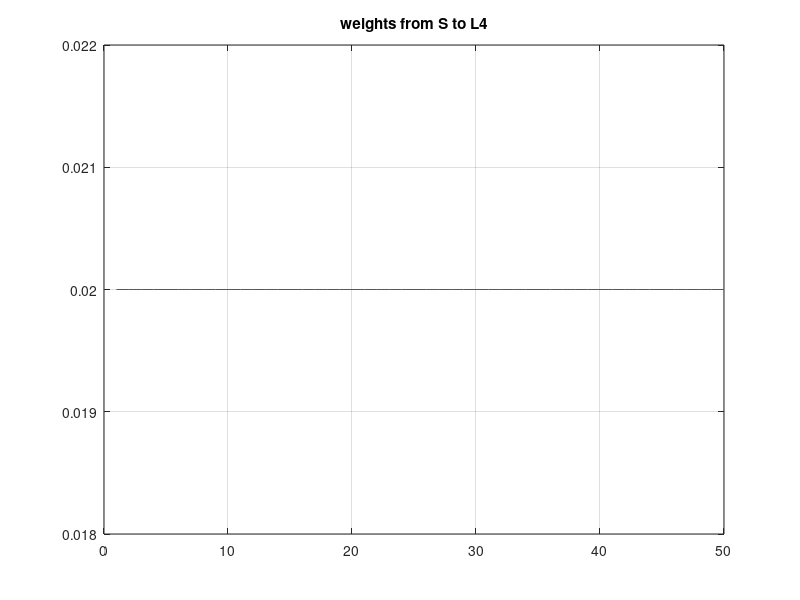
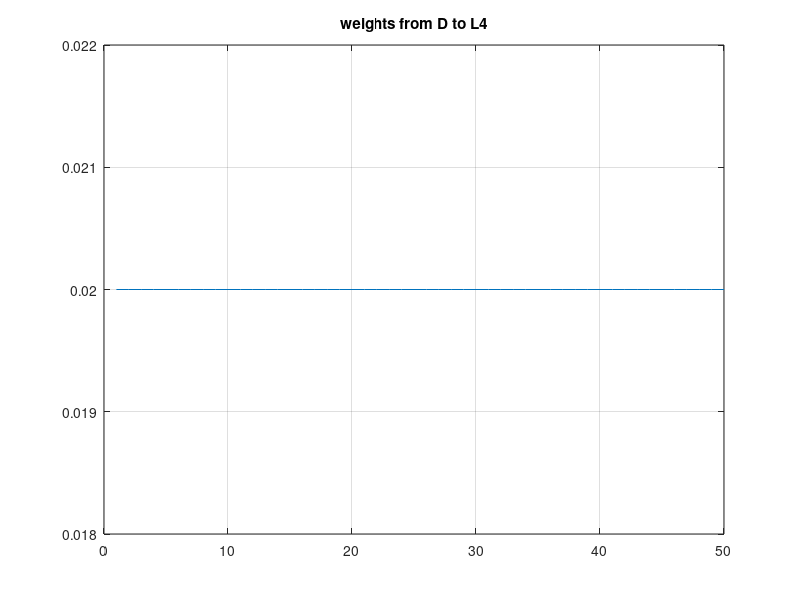
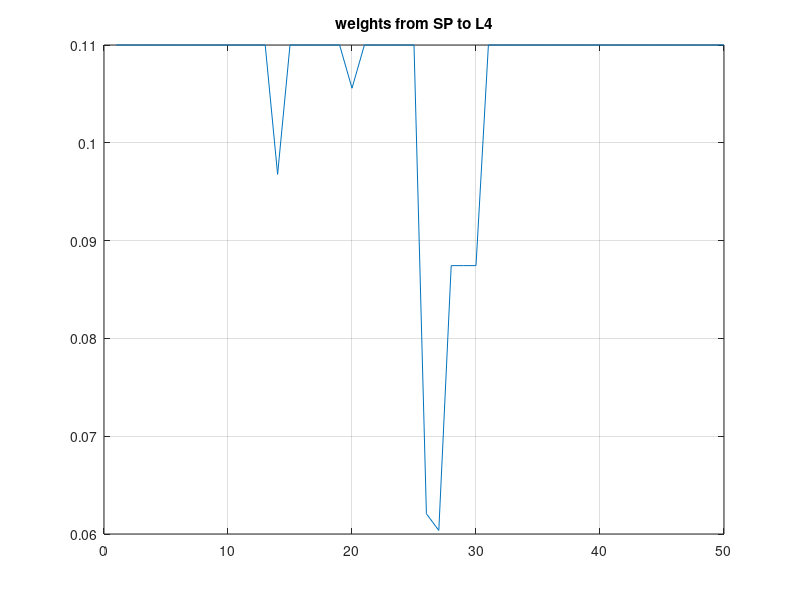

Here is the MATLAB script that generated these plots, in order:
function longterm_projecct4

        weights_from_S_to_L4 = [];
        weights_from_D_to_L4 = [];
        weights_from_SP_to_L4 = [];

        weight_S_to_SP = 0.2;
        weight_D_to_SP = 0.2;

        weight_SP_to_L4 = 0.11;
        weight_S_to_L4 = 0.02;
        weight_D_to_L4 = 0.02;

        a_LTP = 0.015;
        tau_LTP = 13;

        a_LTD = 0.021;
        tau_LTD = 20;


        for p=1:50 % for 9 minutes for now
            stimulus_decider = randi([1,100]);
            spike_train_of_thalamus_S = [];
            spike_train_of_thalamus_D = [];

            voltage_for_sp_for_single_stimulus = [];

            if stimulus_decider >= 90
                % Deviant stimulus
                spike_for_S = binornd(1, 2.5/1000, 1,1000);
                spike_for_D = binornd(1, 10/1000, 1,1000);
            else 
                % Standard stimulus
                spike_for_S = binornd(1, 10/1000, 1,1000);
                spike_for_D = binornd(1, 2.5/1000, 1,1000);
            end

            % 50 ms stimulus
            k_t1 = get_kernel2(spike_for_S);
            g_t1 = conv(k_t1, spike_for_S);
            g_t1 = g_t1(1,1:50);
            g_t1 = shift_by_2(g_t1);

            k_t2 = get_kernel2(spike_for_D);
            g_t2 = conv(k_t2, spike_for_D);
            g_t2 = g_t2(1,1:50);
            g_t2 = shift_by_2(g_t2);


            spike_for_S = spike_for_S(1,1:50);
            spike_for_S = shift_by_2(spike_for_S);
            
            spike_for_D = spike_for_D(1, 1:50);
            spike_for_D = shift_by_2(spike_for_D);
        
        
        spike_train_of_thalamus_S = [spike_train_of_thalamus_S, spike_for_S];
        spike_train_of_thalamus_D = [spike_train_of_thalamus_D, spike_for_D];

        voltage_when_stimulus = g_t1.*(weight_S_to_SP*spike_for_S) + g_t2.*(weight_D_to_SP*spike_for_D);
        voltage_for_sp_for_single_stimulus = [voltage_for_sp_for_single_stimulus, voltage_when_stimulus];
   

        % 50 ms no stimulus
        spike_for_S = binornd(1, 0.5/1000, 1,1000);
        spike_for_D = binornd(1, 0.5/1000, 1,1000);
        
        

        k_t1 = get_kernel(spike_for_S);
        g_t1 = conv(k_t1, spike_for_S);
        g_t1 = g_t1(1,1:250);
        g_t1 = shift_by_2(g_t1);

        k_t2 = get_kernel(spike_for_D);
        g_t2 = conv(k_t2, spike_for_D);
        g_t2 = g_t2(1,1:250);
        g_t2 = shift_by_2(g_t2);

        spike_for_S = spike_for_S(1,1:250);
        spike_for_S = shift_by_2(spike_for_S);
        
        spike_for_D = spike_for_D(1, 1:250);
        spike_for_D = shift_by_2(spike_for_D);

        spike_train_of_thalamus_S = [spike_train_of_thalamus_S, spike_for_S];
        spike_train_of_thalamus_D = [spike_train_of_thalamus_D, spike_for_D];


        voltage_when_no_stimulus = g_t1.*(weight_S_to_SP*spike_for_S) + g_t2.*(weight_D_to_SP*spike_for_D);
        voltage_for_sp_for_single_stimulus= [ voltage_for_sp_for_single_stimulus, voltage_when_no_stimulus];
        
         % decrease 10% for every voltage to account for leak 
        for i=1:300
            voltage_for_sp_for_single_stimulus(1,i) = voltage_for_sp_for_single_stimulus(1,i) - (0.1*voltage_for_sp_for_single_stimulus(1,i));
        end

    [voltage_for_sp_total, spike_train_for_SP] = decrease_voltage_for_20ms_after_spike(voltage_for_sp_for_single_stimulus);



        % L4 voltage
        % from S, from D, from SP
        k_t3 = get_kernel2(spike_train_of_thalamus_S);
        g_t3 = conv(k_t3, spike_train_of_thalamus_S);
        g_t3 = g_t3(1,1:300);
        g_t3 = shift_by_2(g_t3);

        k_t4 = get_kernel(spike_train_of_thalamus_D);
        g_t4 = conv(k_t4, spike_train_of_thalamus_D);
        g_t4 = g_t4(1,1:300);
        g_t4 = shift_by_2(g_t4);

        
        k_t5 = get_kernel(spike_train_for_SP);
        g_t5 = conv(k_t5, spike_train_for_SP);
        g_t5 = g_t5(1,1:300);
        g_t5 = shift_by_2(g_t5);

        spike_train_of_thalamus_S = spike_train_of_thalamus_S(1,1:300);
        spike_train_of_thalamus_S = shift_by_2(spike_train_of_thalamus_S);

        spike_train_of_thalamus_D = spike_train_of_thalamus_D(1,1:300);
        spike_train_of_thalamus_D = shift_by_2(spike_train_of_thalamus_D);

    
        voltage_for_L4 = g_t3.*(weight_S_to_L4*spike_train_of_thalamus_S) + g_t4.*(weight_D_to_L4*spike_train_of_thalamus_D) + g_t5.*(weight_SP_to_L4*spike_train_for_SP);
        
        [voltage_for_L4, spike_train_for_L4] = decrease_voltage_for_20ms_after_spike(voltage_for_L4);

        % TODO
        % 
        % - change weights at the end for the next stimuli

        weights_from_S_to_L4 = [weights_from_S_to_L4, weight_S_to_L4];
        weights_from_D_to_L4 = [weights_from_D_to_L4, weight_D_to_L4];
        weights_from_SP_to_L4 = [weights_from_SP_to_L4, weight_SP_to_L4];

        % spike_train_for_L4
        % spike_train_for_SP
        % spike_train_of_thalamus_S
        % spike_train_of_thalamus_D

        
        %-------- connections from SP to L4
        voltage_L4_due_to_SP = g_t5.*(weight_SP_to_L4*spike_train_for_SP);
        [voltage_L4_due_to_SP, spike_train_L4_due_to_SP] =  decrease_voltage_for_20ms_after_spike(voltage_L4_due_to_SP);
        arr_of_delta_ts = get_post_minus_pre_array(spike_train_for_SP, spike_train_L4_due_to_SP); 
        for i=1:length(arr_of_delta_ts)
            if arr_of_delta_ts(1,i) > 0
                weight_SP_to_L4 = weight_SP_to_L4 * ( 1 + (a_LTP * exp(-arr_of_delta_ts(1,i)/tau_LTP)) );
            else
                weight_SP_to_L4 = weight_SP_to_L4 * ( 1 + (-a_LTD * exp(arr_of_delta_ts(1,i)/tau_LTD)) );
            end
        end
        % make sure weight doesn't cross limits
        if weight_SP_to_L4 <= 0.001
            weight_SP_to_L4 = 0.0001;
        end
        if weight_SP_to_L4 >= 0.11
            weight_SP_to_L4 = 0.11;
        end


        %-------- connections from S to L4
        voltage_L4_due_to_S = g_t3.*(weight_S_to_L4*spike_train_of_thalamus_S);
        [voltage_L4_due_to_S, spike_train_L4_due_to_S] =  decrease_voltage_for_20ms_after_spike(voltage_L4_due_to_S);
        
        arr_of_delta_ts = get_post_minus_pre_array(spike_train_of_thalamus_S, spike_train_L4_due_to_S);

        disp("Arr coming?")
        disp(max(spike_train_of_thalamus_S));
        disp(max(spike_train_L4_due_to_S));
        disp(arr_of_delta_ts);
        for i=1:length(arr_of_delta_ts)
            if arr_of_delta_ts(1,i) > 0
                weight_S_to_L4 = weight_S_to_L4 * ( 1 + (a_LTP * exp(-arr_of_delta_ts(1,i)/tau_LTP)) );
            else
                weight_S_to_L4 = weight_S_to_L4 * ( 1 + (-a_LTD * exp(arr_of_delta_ts(1,i)/tau_LTD)) );
            end
        end

        
        fprintf("\n  weight s - l4 %f  \n ", weight_S_to_L4);
        % make sure weight doesn't cross limits
        if weight_S_to_L4 <= 0.001
            weight_S_to_L4 = 0.0001;
        end
        if weight_S_to_L4 >= 0.4
            weight_S_to_L4 = 0.4;
        end

        %-------- connections from D to L4
        voltage_L4_due_to_D = g_t4.*(weight_D_to_L4*spike_train_of_thalamus_D);
        [voltage_L4_due_to_D, spike_train_L4_due_to_D] =  decrease_voltage_for_20ms_after_spike(voltage_L4_due_to_D);
        
        arr_of_delta_ts = get_post_minus_pre_array(spike_train_of_thalamus_D, spike_train_L4_due_to_D); 
        for i=1:length(arr_of_delta_ts)
            if arr_of_delta_ts(1,i) > 0
                weight_D_to_L4 = weight_D_to_L4 * ( 1 + (a_LTP * exp(-arr_of_delta_ts(1,i)/tau_LTP)) );
            else
                weight_D_to_L4 = weight_D_to_L4 * ( 1 + (-a_LTD * exp(arr_of_delta_ts(1,i)/tau_LTD)) );
            end
        end
        % make sure weight doesn't cross limits
        if weight_D_to_L4 <= 0.001
            weight_D_to_L4 = 0.0001;
        end
        if weight_D_to_L4 >= 0.4
            weight_D_to_L4 = 0.4;
        end






        end % 1800 Stimulus - 9 m



        figure(11)
            plot(weights_from_S_to_L4);
            title("weights from S to L4");
        grid

        figure(12)
            plot(weights_from_D_to_L4);
            title("weights from D to L4");
        grid

        figure(13)
            plot(weights_from_SP_to_L4);
            title("weights from SP to L4");
        grid
end

function delta_ts_arr = get_post_minus_pre_array(presyn_arr, postsyn_arr)
    pre_syn_times = [];
    post_syn_times = [];
    for i=1:length(presyn_arr)
        if presyn_arr(1,i) == 1
            pre_syn_times = [pre_syn_times, i];
        end
    end

    for i=1:length(postsyn_arr)
        if postsyn_arr(1,i) == 1
            post_syn_times = [post_syn_times, i];
        end
    end

    smallest_length = min(length(pre_syn_times), length(post_syn_times));
    diff_arr = [];
    for i=1:smallest_length
        diff_arr = [diff_arr, post_syn_times(i) - pre_syn_times(i)];
    end

    delta_ts_arr = diff_arr;
end

function  [new_voltage_values spike_train] = decrease_voltage_for_20ms_after_spike(voltage_values)
    voltage_after_decreasing = zeros(1, 300);
    nearest_spike_time = 0;

    actual_spike = zeros(1, 300);

    % variables for v_delta
    beta = 5; tau = 2;

    for i=1:300
        if voltage_values(1,i) < 0.05
            voltage_after_decreasing(1,i) = voltage_values(1,i);
            continue
        end

        if voltage_values(1,i) >= 0.05
            nearest_spike_time = i;
            for j=i:i+19
                if j < 300
                    voltage_after_decreasing(1,j) = voltage_values(1,j)*(1 - ( beta * exp(-(j-nearest_spike_time)/tau) ))  ; 
                    actual_spike(1,j) = 1;
                end
            end
        end

        i = j;
        
    end


    new_voltage_values = voltage_after_decreasing;
    spike_train = actual_spike;
end

function shifted_arr = shift_by_2(arr)
    len = length(arr);
    new_arr = zeros(1, len);
    for i=3:len
        new_arr(1,i) = arr(1, i-2); 
    end

    shifted_arr = new_arr;
end

function kernel2 = get_kernel2(spike_train)
    neuron_kernel = zeros(1,length(spike_train));
    nearest_spike_time = 0;
    for i=1:length(spike_train)
        if spike_train(1,i) == 1
            nearest_spike_time = i;
        end

        neuron_kernel(1,i) = exp(- (i - nearest_spike_time)/10);
    end

    kernel2 = neuron_kernel;
end


function kernel = get_kernel(spike_train)
    neuron_kernel = zeros(1,1000);
    nearest_spike_time = 0;
    for i=1:length(spike_train)
        if spike_train(1,i) == 1
            nearest_spike_time = i;
        end
        neuron_kernel(1,i) = exp(- (i - nearest_spike_time)/10);
    end

    kernel = neuron_kernel;
end